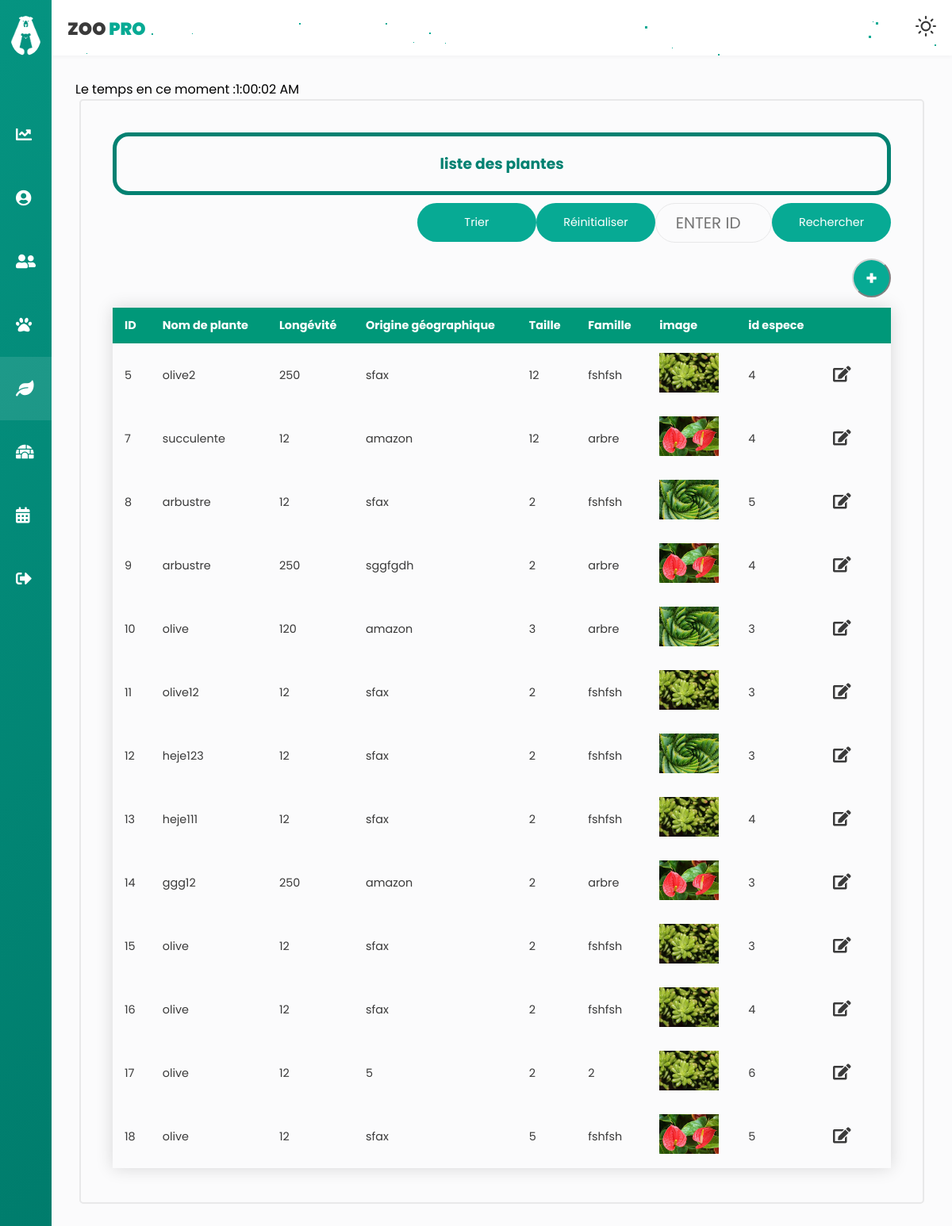
The page /planteC/afficherList (signed in) on the database as committed earlier.
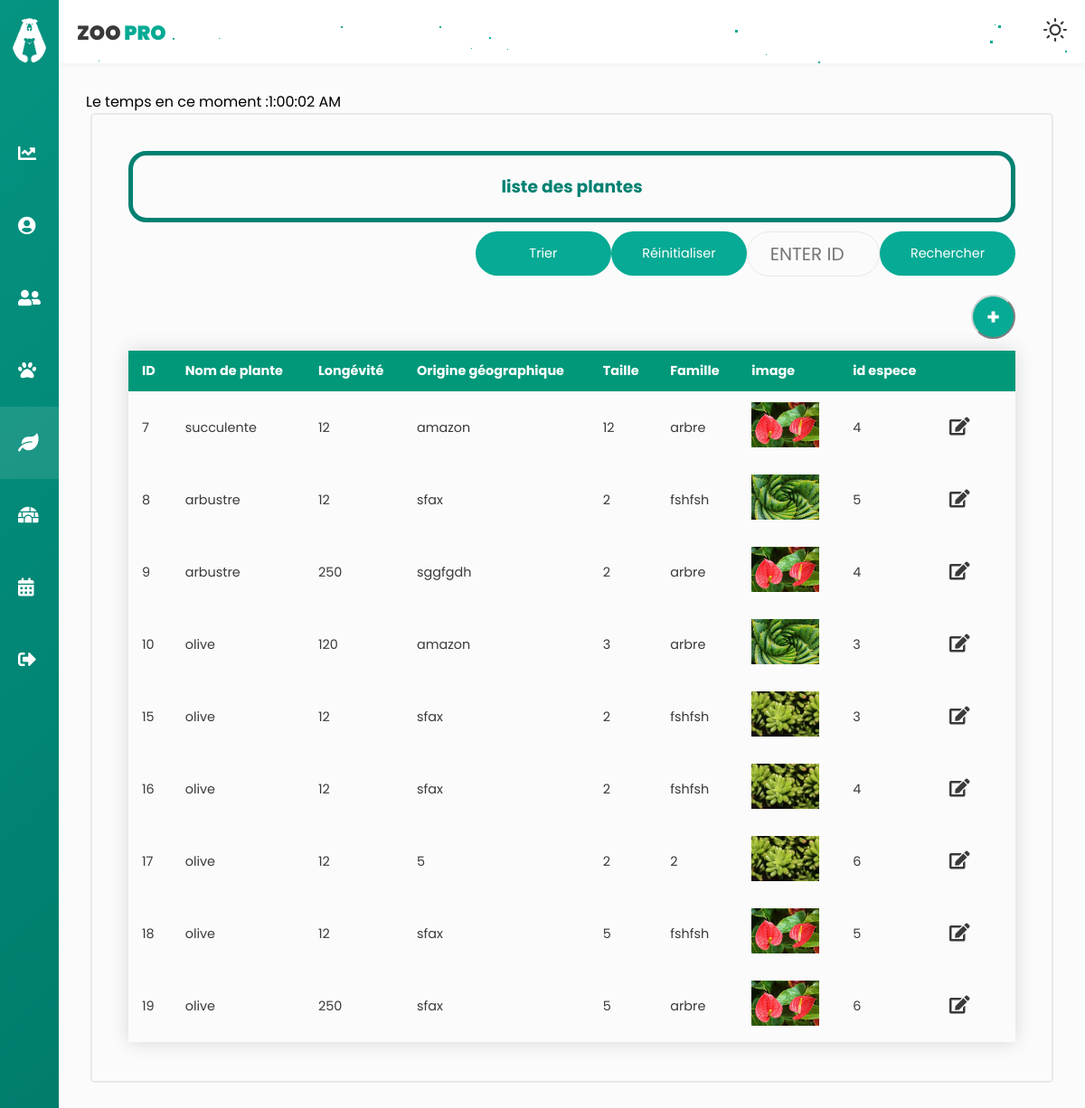
The same page on the database as committed later.
### tables this page shows
CREATE TABLE `plante` (
  `idP` int(11) NOT NULL,
  `nomP` varchar(255) NOT NULL,
  `longevite` int(255) NOT NULL,
  `origine` varchar(255) NOT NULL,
  `taille` float NOT NULL,
  `famille` varchar(255) NOT NULL,
  `image` varchar(500) NOT NULL,
  `idespece` int(11) DEFAULT NULL,
  `id_user` int(11) DEFAULT NULL
);

### app/libraries/Core.php (called while the page is built, shortened)
<?php
  class Core {
    protected $currentMethod = 'index';
    public function __construct(){
      $url = $this->getUrl();
      if(isset($url[0])){
      if(file_exists('../app/controllers/' . ucwords($url[0]). '.php')){
        unset($url[0]);
      }
    }
      $this->currentController = new $this->currentController;
      if(isset($url[1])){
        if(method_exists($this->currentController, $url[1])){
          $this->currentMethod = $url[1];
          unset($url[1]);
        }
      }
      $this->params = $url ? array_values($url) : [];
      call_user_func_array([$this->currentController, $this->currentMethod], $this->params);
    }
    public function getUrl(){
      if(isset($_GET['url'])){
        $url = rtrim($_GET['url'], '/');
        $url = filter_var($url, FILTER_SANITIZE_URL);
        $url = explode('/', $url);
        return $url;
      }
    }
  }

### app/require.php (called while the page is built, shortened)
<?php
    require_once 'libraries/Core.php';
    require_once 'libraries/Controller.php';
    require_once 'libraries/Database.php';
    $init = new Core();

### public/index.php (called while the page is built)
<?php
    require_once '../app/require.php';

### app/libraries/Database.php (called while the page is built, shortened)
<?php
    class Database {
        private $dbHost = DB_HOST;
        private $dbUser = DB_USER;
        private $dbPass = DB_PASS;
        private $dbName = DB_NAME;
        private $statement;
        private $dbHandler;
        public function __construct() {
            $conn = 'mysql:host=' . $this->dbHost . ';dbname=' . $this->dbName;
            $options = array(
                PDO::ATTR_PERSISTENT => true,
                PDO::ATTR_ERRMODE => PDO::ERRMODE_EXCEPTION
            );
            try {
                $this->dbHandler = new PDO($conn, $this->dbUser, $this->dbPass, $options);
            } catch (PDOException $e) {
                $this->error = $e->getMessage();
                echo $this->error;
            }
        }
        public function query($sql) {
            $this->statement = $this->dbHandler->prepare($sql);
        }
        public function execute() {
            return $this->statement->execute();
        }
        public function resultSet() {
            $this->execute();
            return $this->statement->fetchAll();
        }
    }

### app/models/planteM.php (called while the page is built, shortened)
<?php
class planteM
{
    private $db;
    public function __construct()
    {
        $this->db = new Database;
    }
    public function afficherplante(){
        $this->db->query('SELECT * FROM plante ');
        return $this->db->resultSet();
    }
    public function listespeceID()
    {
        $this->db->query('SELECT idE FROM `espece`');
        return $this->db->resultSet();
    }
}

### app/controllers/planteC.php (the view, shortened to what this page needs)
<?php
class planteC extends Controller
{
    public function __construct()
    {
        $this->planteModel = $this->model('planteM');
    }
    public function afficherList($error = '')
    {
        $tab = $this->planteModel->afficherplante();
        $data = [
            'tab' => '',
            'idespece' => '',
            'nombre'=> '',
            'errorAffiche' => ''
        ];
        if (isset($error)) {
            $errorTab = explode("-", $error);
            if ($errorTab[0] == 'err') {
                array_shift($errorTab);
                $data['errorAdd'] = implode(" ", $errorTab);
            }
            else if ($errorTab[0] == 'errUp') {
                array_shift($errorTab);
                $data['errorUpdate'] = implode(" ", $errorTab);
            }
            else {
                $data['errorAdd'] = '';
                $data['errorUpdate'] = '';
            }
        }
        foreach ($tab as $key => $value) {
            $data['tab'] .= '<tr class="tblRows" data='.$value[0]."-".$value[1]."-".$value[2]."-".$value[3]."-".$value[4]."-".$value[5]."-".$value[6]."-".$value[7].'>
            <td >'. $value[0] .'</td>
            <td>'. $value[1] .'</td>
            <td>'. $value[2] .'</td>
            <td>'. $value[3] .'</td>
            <td>'. $value[4] .'</td>
            <td>'. $value[5] .'</td>
            <td> <img src="../public/img/' . $value[6] . '" width = "75" height = "50"/></td>
            <td>'. $value[7] .'</td>
            <td> <i class="fas fa-edit updateButton" onclick="openFormModifier()"  >
        </tr>';
        }
        $idespece = $this->planteModel->listespeceID();
        foreach ($idespece as $key => $value)
        {
            $data['idespece'] .= '<option value="'.$value[0].'">'.$value[0].'</option>';
        }
        $this->view('plante', $data);
    }
}

### app/libraries/Controller.php (shortened to what this page needs)
<?php
    class Controller {
        public function model($model) {
            return new $model();
        }
        public function view($view, $data = []) {
            if (file_exists('../app/views/' . $view . '.php')) {
                require_once '../app/views/' . $view . '.php';
            } else {
                die("View does not exists.");
            }
        }
    }

### app/views/plante.php (shortened to what this page needs)
<!DOCTYPE html>
<html lang="en">
<head>
    <link rel="stylesheet" href="https://cdnjs.cloudflare.com/ajax/libs/font-awesome/5.12.0-2/css/all.min.css" />
    <link rel="stylesheet" href="<?php echo URLROOT ?>/public/css/style.css" />
    <link rel="stylesheet" href="<?php echo URLROOT ?>/public/css/plante.css" />
</head>
<body>
    <div class="wrapper collapse">
        <header>
            <div id="stars2"></div>
            <div id="stars3"></div>
            <div class="left_area">
                <h3>Zoo <span>Pro</span></h3>
            </div>
            <div class="right_area">
                <a href="#" id="themeButton">
                </a>
            </div>
        </header>
        <div class="sidebar">
            <div class="sidebar-menu">
                <li class="logo">
                    <img src="<?php echo URLROOT ?>/public/img/logo.png" alt="logo" />
                </li>
                <li class="item">
                    <a href="<?php echo URLROOT ?>/pages/dashboard" class="menu-btn">
                        <i class="fas fa-chart-line"></i><span> Dashboard</span>
                    </a>
                </li>
                <li class="item">
                    <a href="<?php echo URLROOT ?>/pages/usersV" class="menu-btn">
                        <i class="fas fa-user-circle"></i><span> Profile</span>
                    </a>
                </li>
                <li class="item ">
                    <a href="<?php echo URLROOT ?>/pages/regime" class="menu-btn">
                        <i class="fas fa-user-friends"></i><span>Employés</span>
                    </a>
                </li>
                <li class="item" id="profile">
                    <a href="#" class="menu-btn profilebtn">
                        <i class="fas fa-paw"></i><span> Animaux<i class="fas fa-chevron-down drop-down"></i></span>
                    </a>
                </li>
                <li class="item active " id="messages">
                    <a href="#" class="menu-btn">
                        <i class="fas fa-leaf"></i><span>Végetation<i class="fas fa-chevron-down drop-down"></i></span>
                    </a>
                </li>
                <li class="item" id="settings">
                    <a href="#" class="menu-btn">
                        <i class="fas fa-igloo"></i><span>Enclos<i class="fas fa-chevron-down drop-down"></i></span>
                    </a>
                </li>
                <li class="item" id="event">
                    <a href="#" class="menu-btn">
                        <i class="fas fa-calendar-alt"></i><span> Evénements<i class="fas fa-chevron-down drop-down"></i></span>
                    </a>
                </li>
                <li class="item">
                    <a href="<?php echo URLROOT; ?>/users/logout" class="menu-btn">
                        <i class="fas fa-sign-out-alt"></i><span> Logout</span>
                    </a>
                </li>
            </div>
        </div>
        <div class="main-container">
<p  >Le temps en ce moment :   </p>
<p id="demo"></p>
            <div class="card">
                <div class="firstRow" id="firstRow">
                    <h3 id="titreTab">liste des plantes </h3>
                </div>
                <form class="content" action="<?php echo URLROOT; ?>/planteC/getplante" method="POST">
                 <input class="btn" type="submit" value="Rechercher" name="search_plante" style="float: right;" />
                 <input type="text" placeholder="Enter id" name="idP" autocomplete="off" style="float: right;" class="input-fieldSearch" />
                 </form>
                <form class="content" action="<?php echo URLROOT; ?>/planteC/afficherList" method="POST">
                 <input class="btn" type="submit" value="Réinitialiser" name="reset_plante" style="float: right;" />
                 </form>
                <form class="content" action="<?php echo URLROOT; ?>/planteC/sortplante" method="POST">
                 <input class="btn" type="submit" value="Trier" name="sort_plante" style="float: right;" />
                 </form>
                <button class="AddbuttonStyle" id="addButtonToList" onclick="openFormAjouter()">+</button>
                <table class="styled-table" id="tableplante">
                    <thead>
                        <tr>
                            <th>ID</th>
                            <th>Nom de plante </th>
                            <th>Longévité</th>
                            <th>Origine géographique</th>
                            <th>Taille</th>
                            <th>Famille</th>
                            <th>image</th>
                            <th>id espece</th>
                            <th></th>
                            <th></th>
                        </tr>
                    </thead>
                    <?php if (isset($data['tab'])) {
                        echo $data['tab'];
                    } ?>
                </table>
            </div>
        </div>
    </div>
</body>

### public/css/plante.css (style rules this page uses)
.card { color: var(--tc); margin-bottom: 10px; border-radius: 5px; border: solid 2px #e8e8e9; padding: 40px; width: 100%; margin-left: 5px; margin-right: 5px; }
.AddbuttonStyle { width: 5%; background-color: var(--accent); outline: none; height: 49px; border-color: lightgray; border-radius: 49px; color: #fff; margin: 10px 0; font-weight: bold; font-size: 1.5rem; cursor: pointer; -webkit-transition: 0.5s; transition: 0.5s; margin-left: 95%; }
.main-container { display: -webkit-box; display: -ms-flexbox; display: flex; -ms-flex-wrap: wrap; flex-wrap: wrap; }
.firstRow { border: solid 1px #018171; border-radius: 20px; border-width: thick; color: #018171; text-align: center; padding: 20px; }
.styled-table { border-collapse: collapse; margin: 3px 0; font-size: 0.9em; font-family: sans-serif; width: 100%; -webkit-box-shadow: 0 0 20px rgba(0, 0, 0, 0.15); box-shadow: 0 0 20px rgba(0, 0, 0, 0.15); }
.styled-table thead tr { background-color: #009879; color: #ffffff; text-align: left; }
.styled-table th, .styled-table td { padding: 12px 15px; }
#addButtonToList { margin-left: 95%; }
.updateButton { cursor: pointer; font-size: 20px; font-weight: bold; }
.input-fieldSearch { border: solid 1px #e8e8e9; max-width: 50px; min-width: 15%; background-color: transparent; margin: 10px 0; height: 50px; border-radius: 25px; display: grid; grid-template-columns: 25px 89%; padding: 0 0.4rem; position: relative; font-size: 20px; text-transform: uppercase; text-align: center; }

Rows that differ between the two databases and show on the page:
removed plante: idP "5", nomP "olive2", longevite "250", origine "sfax", taille "12", famille "fshfsh", image (picture), idespece "4"
removed plante: idP "11", nomP "olive12", longevite "12", origine "sfax", taille "2", famille "fshfsh", image (picture), idespece "3"
removed plante: idP "12", nomP "heje123", longevite "12", origine "sfax", taille "2", famille "fshfsh", image (picture), idespece "3"
removed plante: idP "13", nomP "heje111", longevite "12", origine "sfax", taille "2", famille "fshfsh", image (picture), idespece "4"
removed plante: idP "14", nomP "ggg12", longevite "250", origine "amazon", taille "2", famille "arbre", image (picture), idespece "3"
added plante: idP "19", nomP "olive", longevite "250", origine "sfax", taille "5", famille "arbre", image (picture), idespece "6"
